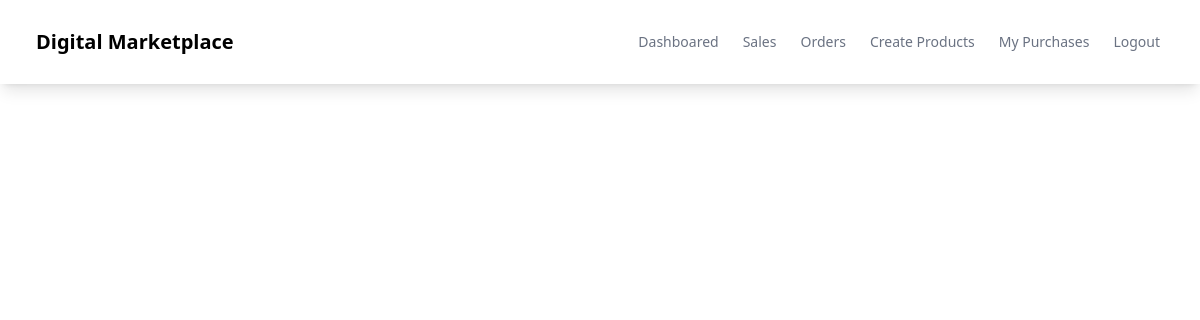
/, run on an earlier commit of the app's database.
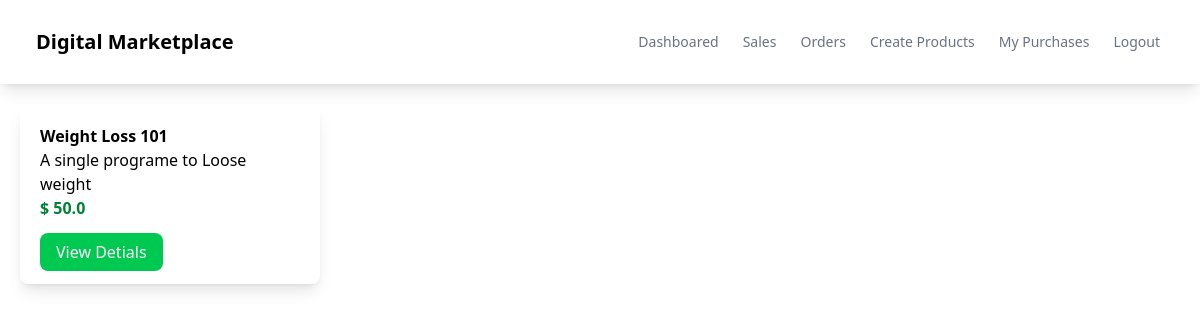
And on a later commit of the database.
### myapp/models.py (models this page shows, shortened)
class Product(models.Model):
    name = models.CharField(max_length=100)
    description = models.CharField(max_length=100)
    price = models.FloatField()
    file = models.FileField(upload_to='uploads')

### myapp/views.py (the view)
# urls.py: path('',views.index,name='index'),
def index(request):
    products = Product.objects.all()
    return render(request,'myapp/index.html',{'products':products})

### myapp/templates/myapp/index.html (shortened to what this page needs)
{% extends 'myapp/base.html' %}
{% block content %}
<div class="product-container flex">
   {% for product in products %}
   <div class="product shadow-lg w-1/4 rounded-lg m-5">
      <div class="p-5">
         <div class="font-bold">
            {{product.name}}
         </div>
         <div>
            {{product.description}}
         </div>
         <div class="text-green-700 font-bold">
            $ {{product.price}}
         </div>
         <div class="mt-5">
            <a class="bg-green-500 text-white px-4 py-2 rounded-lg" href="{% url 'detail' product.id %}">View Detials</a>
         </div>
      </div>
   </div>
   {% endfor %}
</div>
{% endblock content %}

What changed in the data, as far as the page shows it:
added Product: name "Weight Loss 101", description "A single programe to Loose weight", price "50.0"
